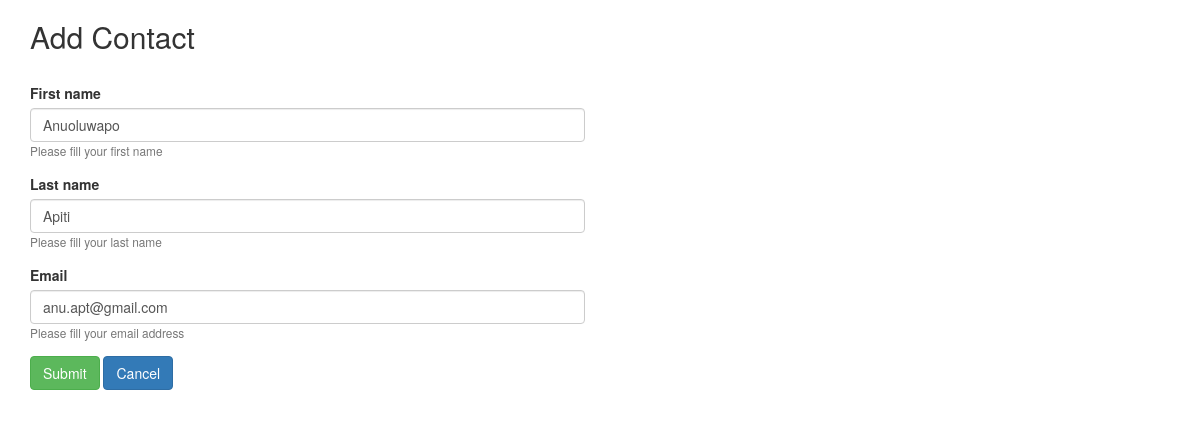
The app's page /contacts/5/update/ with its own data.
### contacts/models.py (models this page shows, shortened)
class Contact(models.Model):
    first_name = models.CharField(max_length=100, help_text="Please fill your first name")
    last_name = models.CharField(max_length=100, help_text="Please fill your last name")
    email = models.EmailField(max_length=100, help_text="Please fill your email address")

### contacts/views.py (the view)
# urls.py: url(r'^(?P<pk>\d+)/update/$', views.ContactUpdate.as_view(), name='contact_update'),
class ContactUpdate(UpdateView):
    model = Contact
    fields = '__all__'
    success_url = reverse_lazy('contacts')

### contacts/templates/contacts/contact_form.html (shortened to what this page needs)
{% load bootstrap3 %}
{% bootstrap_css %}
{% block content %}
<div class="container">
  <div class="class row">
    <div class="class col-md-6">
      <h2>Add Contact</h2>
      <br>
      <form action="/url/to/submit/" method="post" class="form">
        {% bootstrap_form form %}
        {% buttons %}
          <button type="submit" class="btn btn-success">
            {% bootstrap_icon "star" %} Submit
          </button>
          <button type="submit" class="btn btn-primary">
            {% bootstrap_icon "star" %} Cancel
          </button>
        {% endbuttons %}
      </form>
    </div>
  </div>
</div>
{% endblock %}

### records on screen
Contact: first_name "Anuoluwapo", last_name "Apiti", email "anu.apt@gmail.com"
